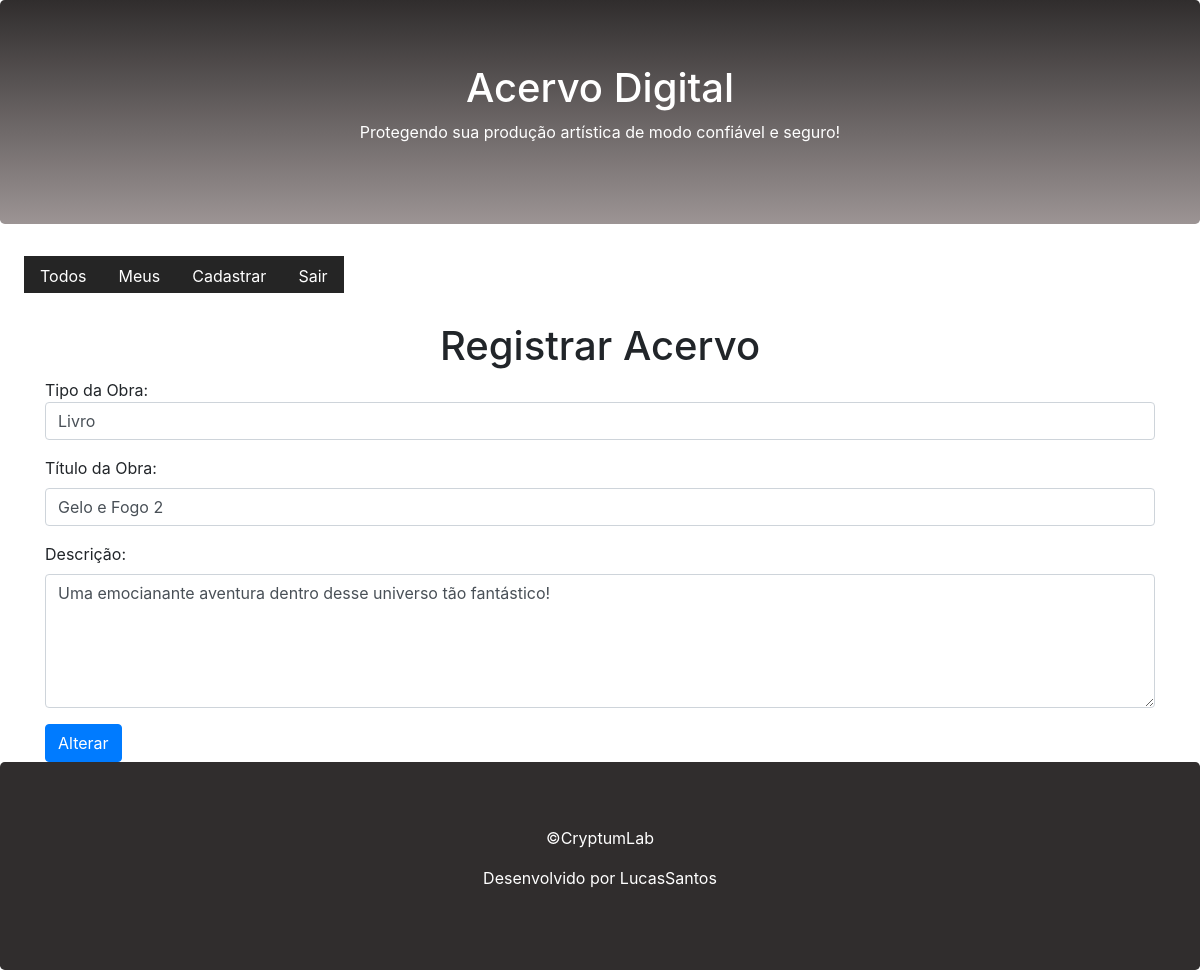
Page /obra/register/?id=2 (signed in) on the committed database.
### proj/models.py (models this page shows, shortened)
class Acervo(models.Model):
    tipoObra = models.CharField(max_length=11)
    tituloObra = models.CharField(max_length=20)
    description = models.TextField()
    begin_date = models.DateField(auto_now_add=True)
    active = models.BooleanField(default=True)
    user = models.ForeignKey(User, on_delete=models.CASCADE)
    class Meta:
        db_table = 'acervo'

### proj/views.py (the view)
# urls.py: path('obra/register/',views.register_obra),
@login_required(login_url='/login/')
def register_obra(request):
    acervo_id = request.GET.get('id')
    if acervo_id:
        acervo = Acervo.objects.get(id=acervo_id)
        if acervo.user == request.user:
            return render(request, 'register-obra.html', {'acervo':acervo})
    return render(request, 'register-obra.html')

### templates/register-obra.html (shortened to what this page needs)
{% extends "model-page.html" %}
{% block content %}
    <h1 class="text-center">Registrar Acervo</h1>
    <form enctype="multipart/form-data" action="submit", method="POST">{% csrf_token %}
        <div class="container">
            <div class="form-group">
                <labe for="email">Tipo da Obra:</label>
                <input class="form-control" name="tipoObra" type="text" value="{{acervo.tipoObra}}">
            </div>
            <div class="form-group">
                <label for="phone">Título da Obra:</label>
                <input class="form-control" name="tituloObra" type="text" value="{{acervo.tituloObra}}">
            </div>
            <div class="form-group">
                <label for="description">Descrição:</label>
                <textarea class="form-control" rows="5" name="description">{{ acervo.description }}</textarea>
            </div>
            <button type="submit" class="btn btn-primary">
                {% if acervo %}
                    Alterar
                {% else %}
                    Cadastrar
                {% endif %}
            </button>
        </div>
    </form>
{% endblock %}

### rows in the picture
Acervo: tipoObra "Livro", tituloObra "Gelo e Fogo 2", description "Uma emocianante aventura dentro desse universo tão fantástico!"
